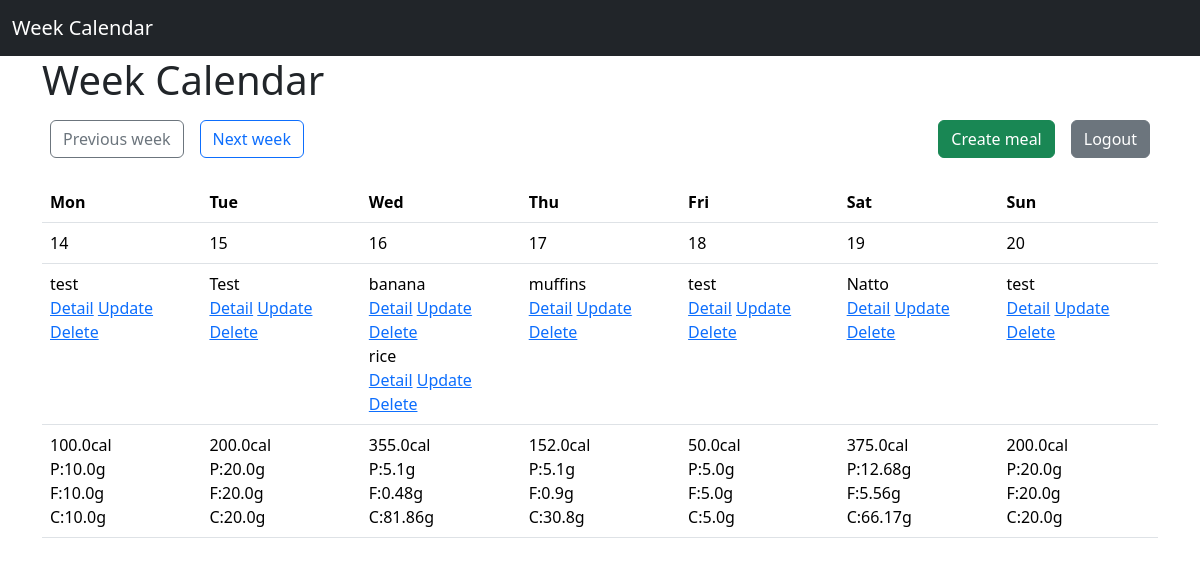
The page /week_with_meal/2022/3/14/ (signed in) on the database its author committed.
### diet_management/models.py (models this page shows)
class Meal(models.Model):
    title = models.CharField(max_length=50)
    calory = models.FloatField()
    protein = models.FloatField()
    fat = models.FloatField()
    carb = models.FloatField()
    date = models.DateField()
    created_at = models.DateTimeField(auto_now_add=True)
    author = models.CharField(max_length=50, null=True)
    def __str__(self):
        return self.title

### diet_management/views.py (the view)
# urls.py: path("week_with_meal/", WeekWithMealCalendar.as_view(), name="week_with_meal"),
class WeekWithMealCalendar(LoginRequiredMixin, mixins.WeekWithMealMixin, TemplateView):
    template_name = "diet_management/week_with_meal.html"
    model = Meal
    date_field = 'date'
    def get_context_data(self, **kwargs):
        context = super().get_context_data(**kwargs)
        calendar_context = self.get_week_calendar()
        print(calendar_context)
        context.update(calendar_context)
        return context

### diet_management/mixins.py (called while the page is built)
    def setup_calendar(self):
        self._calendar = calendar.Calendar(self.first_weekday)

    def get_week_names(self):
        week_names = deque(self.week_names)
        week_names.rotate(-self.first_weekday)
        return week_names

    def get_week_days(self):
        month = self.kwargs.get('month')
        year = self.kwargs.get('year')
        day = self.kwargs.get('day')
        if month and year and day:
            date = datetime.date(year=int(year), month=int(month), day=int(day))
        else:
            date = datetime.date.today()
        for week in self._calendar.monthdatescalendar(date.year, date.month):
            if date in week:
                return week

    def get_week_calendar(self):
        self.setup_calendar()
        days = self.get_week_days()
        first = days[0]
        last = days[-1]
        calendar_data = {
            'now': datetime.date.today(),
            'week_days': days,
            'week_previous': first - datetime.timedelta(days=7),
            'week_next': first + datetime.timedelta(days=7),
            'week_names': self.get_week_names(),
            'week_first': first,
            'week_last': last,
        }
        return calendar_data

    def get_week_meals(self, start, end, days):
        lookup = {
            'date__range'.format(self.date_field): (start, end)
        }
        queryset = self.model.objects.filter(**lookup)
        day_meals = {day: [] for day in days}
        for meal in queryset:
            meal_date = getattr(meal, self.date_field)
            day_meals[meal_date].append(meal)
        return day_meals

    def get_total_pfc(self, start, end, days):
        lookup = {
            'date__range'.format(self.date_field): (start, end)
        }
        meals = self.model.objects.filter(**lookup)
        day_pfc = {day: {"cal": 0, "protein": 0, "fat": 0, "carb": 0} for day in days}
        for meal in meals:
            meal_date = getattr(meal, self.date_field)
            day_pfc[meal_date]["cal"] += meal.calory
            day_pfc[meal_date]["protein"] += meal.protein
            day_pfc[meal_date]["fat"] += meal.fat
            day_pfc[meal_date]["carb"] += meal.carb
        return day_pfc

### diet_management/templates/diet_management/week_with_meal.html
{% extends 'diet_management/base.html' %}
{% block content %}
<h1>Week Calendar</h1>
<div class="d-flex bd-highlight mb-3">
    <div class="p-2">
        <a class="btn btn-outline-secondary" href="{% url 'week_with_meal' week_previous.year week_previous.month week_previous.day %}">Previous week</a>
    </div>
    <div class="p-2">
        <a class="btn btn-outline-primary" href="{% url 'week_with_meal' week_next.year week_next.month week_next.day %}">Next week</a>
    </div>
    <div class="ms-auto p-2">
        <a class="btn btn-success" href="{% url 'create' %}">Create meal</a>
    </div>
    <div class="p-2">
        <a class="btn btn-secondary" href="{% url 'Logout' %}" role="button">Logout</a>
    </div>
</div>
<table class="table">
    <thead>
        <tr>
            {% for w in week_names %}
                <th>{{ w }}</th>
            {% endfor %}
        </tr>
    </thead>
    <tbody>
        <tr>
            {% for day in week_days %}
                <td>
                    {% if week_first.month != day.month %}
                        {{ day | date:"m/d" }}
                    {% else %}
                        {{ day.day }}
                    {% endif %}
                </td>
            {% endfor %}
        </tr>
        <tr>
            {% for meals in week_day_meals.values %}
                <td>
                    {% for m in meals %}
                        {{ m.title }}
                        <br>
                        <a href="{% url 'detail' m.pk %}">Detail</a>
                        <a href="{% url 'update' m.pk %}">Update</a>
                        <a href="{% url 'delete' m.pk %}">Delete</a>
                        <br>
                    {% endfor %}
                </td>
            {% endfor %}
        </tr>
        <tr>
            {% for pfc in week_day_pfc.values %}
                <td>
                    {{ pfc.cal }}cal
                    <br>
                    P:{{ pfc.protein }}g
                    <br>
                    F:{{ pfc.fat }}g
                    <br>
                    C:{{ pfc.carb }}g
                </td>
            {% endfor %}
        </tr>
    </tbody>
</table>
{% endblock content %}

### diet_management/templates/diet_management/base.html (shortened to what this page needs)
{% load django_bootstrap5 %}
<!DOCTYPE html>
<html lang="ja">
<head>
    {% bootstrap_css %}
</head>
<body>
    <nav class="navbar navbar-dark bg-dark">
        <div class="container-fluid">
            <a class="navbar-brand" href="{% url 'week_with_meal' %}">Week Calendar</a>
        </div>
    </nav>
    <div class="container">
        {% block content %}
        {% endblock content %}
    </div>
</body>
</html>

### rows shown on the page
Meal: title "test", cal "100.0", protein "10.0", fat "10.0", carb "10.0"
Meal: title "Test"
Meal: title "banana"
Meal: title "rice"
Meal: title "muffins", cal "152.0", protein "5.1", fat "0.9", carb "30.8"
Meal: title "test", cal "50.0", protein "5.0", fat "5.0", carb "5.0"
Meal: title "Natto", cal "375.0", protein "12.68", fat "5.56", carb "66.17"
Meal: title "test"

### other values the page prints
{{ w }} "Mon" "Tue" "Wed" "Thu" "Fri" "Sat" "Sun"
{{ day.day }} "14" "15" "16" "17" "18" "19" "20"
{{ pfc.cal }} "200.0" "355.0" "200.0"
{{ pfc.protein }} "20.0" "5.1" "20.0"
{{ pfc.fat }} "20.0" "0.48" "20.0"
{{ pfc.carb }} "20.0" "81.86" "20.0"
